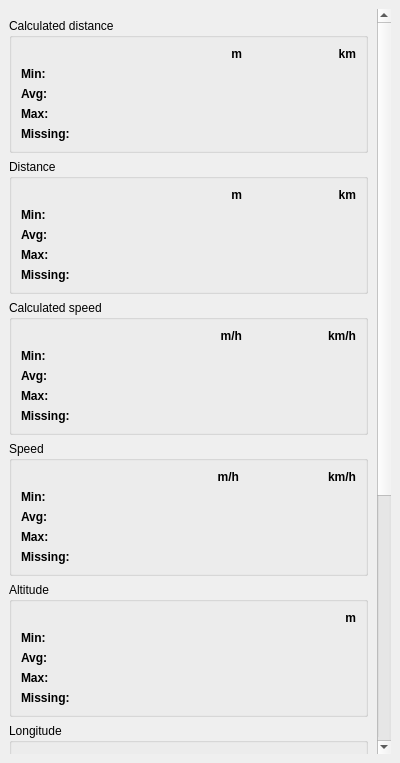
<?xml version="1.0" encoding="UTF-8"?>
<ui version="4.0">
 <class>DockWidget</class>
 <widget class="QDockWidget" name="DockWidget">
  <property name="geometry">
   <rect>
    <x>0</x>
    <y>0</y>
    <width>400</width>
    <height>763</height>
   </rect>
  </property>
  <property name="floating">
   <bool>false</bool>
  </property>
  <property name="features">
   <set>QDockWidget::DockWidgetClosable|QDockWidget::DockWidgetFloatable|QDockWidget::DockWidgetMovable</set>
  </property>
  <property name="allowedAreas">
   <set>Qt::LeftDockWidgetArea|Qt::RightDockWidgetArea</set>
  </property>
  <property name="windowTitle">
   <string>Statistics</string>
  </property>
  <widget class="QWidget" name="dockWidgetContents">
   <layout class="QVBoxLayout" name="verticalLayout">
    <item>
     <widget class="QScrollArea" name="scrollArea_2">
      <property name="frameShape">
       <enum>QFrame::NoFrame</enum>
      </property>
      <property name="frameShadow">
       <enum>QFrame::Plain</enum>
      </property>
      <property name="lineWidth">
       <number>0</number>
      </property>
      <property name="widgetResizable">
       <bool>true</bool>
      </property>
      <widget class="QWidget" name="scrollAreaWidgetContents_2">
       <property name="geometry">
        <rect>
         <x>0</x>
         <y>0</y>
         <width>365</width>
         <height>1171</height>
        </rect>
       </property>
       <layout class="QVBoxLayout" name="verticalLayout_7">
        <property name="leftMargin">
         <number>0</number>
        </property>
        <property name="topMargin">
         <number>9</number>
        </property>
        <property name="rightMargin">
         <number>9</number>
        </property>
        <property name="bottomMargin">
         <number>0</number>
        </property>
        <item>
         <widget class="QGroupBox" name="groupBox_27">
          <property name="title">
           <string>Calculated distance</string>
          </property>
          <layout class="QGridLayout" name="gridLayout_28">
           <item row="2" column="0">
            <widget class="QLabel" name="label_151">
             <property name="font">
              <font>
               <bold>true</bold>
              </font>
             </property>
             <property name="text">
              <string>Avg:</string>
             </property>
            </widget>
           </item>
           <item row="3" column="1">
            <widget class="QLabel" name="labelCalculatedDistanceMaxM">
             <property name="text">
              <string/>
             </property>
             <property name="alignment">
              <set>Qt::AlignRight|Qt::AlignTrailing|Qt::AlignVCenter</set>
             </property>
            </widget>
           </item>
           <item row="1" column="0">
            <widget class="QLabel" name="label_152">
             <property name="font">
              <font>
               <bold>true</bold>
              </font>
             </property>
             <property name="text">
              <string>Min:</string>
             </property>
            </widget>
           </item>
           <item row="3" column="0">
            <widget class="QLabel" name="label_153">
             <property name="font">
              <font>
               <bold>true</bold>
              </font>
             </property>
             <property name="text">
              <string>Max:</string>
             </property>
            </widget>
           </item>
           <item row="0" column="2">
            <widget class="QLabel" name="label_154">
             <property name="font">
              <font>
               <bold>true</bold>
              </font>
             </property>
             <property name="text">
              <string>km</string>
             </property>
             <property name="alignment">
              <set>Qt::AlignRight|Qt::AlignTrailing|Qt::AlignVCenter</set>
             </property>
            </widget>
           </item>
           <item row="0" column="1">
            <widget class="QLabel" name="label_155">
             <property name="font">
              <font>
               <bold>true</bold>
              </font>
             </property>
             <property name="text">
              <string>m</string>
             </property>
             <property name="alignment">
              <set>Qt::AlignRight|Qt::AlignTrailing|Qt::AlignVCenter</set>
             </property>
            </widget>
           </item>
           <item row="2" column="1">
            <widget class="QLabel" name="labelCalculatedDistanceAvgM">
             <property name="text">
              <string/>
             </property>
             <property name="alignment">
              <set>Qt::AlignRight|Qt::AlignTrailing|Qt::AlignVCenter</set>
             </property>
            </widget>
           </item>
           <item row="1" column="1">
            <widget class="QLabel" name="labelCalculatedDistanceMinM">
             <property name="text">
              <string/>
             </property>
             <property name="alignment">
              <set>Qt::AlignRight|Qt::AlignTrailing|Qt::AlignVCenter</set>
             </property>
            </widget>
           </item>
           <item row="2" column="2">
            <widget class="QLabel" name="labelCalculatedDistanceAvgKM">
             <property name="text">
              <string/>
             </property>
             <property name="alignment">
              <set>Qt::AlignRight|Qt::AlignTrailing|Qt::AlignVCenter</set>
             </property>
            </widget>
           </item>
           <item row="3" column="2">
            <widget class="QLabel" name="labelCalculatedDistanceMaxKM">
             <property name="text">
              <string/>
             </property>
             <property name="alignment">
              <set>Qt::AlignRight|Qt::AlignTrailing|Qt::AlignVCenter</set>
             </property>
            </widget>
           </item>
           <item row="1" column="2">
            <widget class="QLabel" name="labelCalculatedDistanceMinKM">
             <property name="text">
              <string/>
             </property>
             <property name="alignment">
              <set>Qt::AlignRight|Qt::AlignTrailing|Qt::AlignVCenter</set>
             </property>
            </widget>
           </item>
           <item row="4" column="0">
            <widget class="QLabel" name="label_156">
             <property name="font">
              <font>
               <bold>true</bold>
              </font>
             </property>
             <property name="text">
              <string>Missing:</string>
             </property>
            </widget>
           </item>
           <item row="4" column="1" colspan="2">
            <widget class="QLabel" name="labelCalculatedDistanceMissing">
             <property name="text">
              <string/>
             </property>
             <property name="alignment">
              <set>Qt::AlignRight|Qt::AlignTrailing|Qt::AlignVCenter</set>
             </property>
            </widget>
           </item>
          </layout>
         </widget>
        </item>
        <item>
         <widget class="QGroupBox" name="groupBox_26">
          <property name="title">
           <string>Distance</string>
          </property>
          <layout class="QGridLayout" name="gridLayout_27">
           <item row="0" column="1">
            <widget class="QLabel" name="label_145">
             <property name="font">
              <font>
               <bold>true</bold>
              </font>
             </property>
             <property name="text">
              <string>m</string>
             </property>
             <property name="alignment">
              <set>Qt::AlignRight|Qt::AlignTrailing|Qt::AlignVCenter</set>
             </property>
            </widget>
           </item>
           <item row="4" column="1" colspan="2">
            <widget class="QLabel" name="labelDistanceMissing">
             <property name="lineWidth">
              <number>2</number>
             </property>
             <property name="text">
              <string/>
             </property>
             <property name="alignment">
              <set>Qt::AlignRight|Qt::AlignTrailing|Qt::AlignVCenter</set>
             </property>
            </widget>
           </item>
           <item row="3" column="2">
            <widget class="QLabel" name="labelDistanceMaxKM">
             <property name="text">
              <string/>
             </property>
             <property name="alignment">
              <set>Qt::AlignRight|Qt::AlignTrailing|Qt::AlignVCenter</set>
             </property>
            </widget>
           </item>
           <item row="2" column="0">
            <widget class="QLabel" name="label_146">
             <property name="font">
              <font>
               <bold>true</bold>
              </font>
             </property>
             <property name="text">
              <string>Avg:</string>
             </property>
            </widget>
           </item>
           <item row="1" column="2">
            <widget class="QLabel" name="labelDistanceMinKM">
             <property name="text">
              <string/>
             </property>
             <property name="alignment">
              <set>Qt::AlignRight|Qt::AlignTrailing|Qt::AlignVCenter</set>
             </property>
            </widget>
           </item>
           <item row="2" column="1">
            <widget class="QLabel" name="labelDistanceAvgM">
             <property name="text">
              <string/>
             </property>
             <property name="alignment">
              <set>Qt::AlignRight|Qt::AlignTrailing|Qt::AlignVCenter</set>
             </property>
            </widget>
           </item>
           <item row="3" column="1">
            <widget class="QLabel" name="labelDistanceMaxM">
             <property name="text">
              <string/>
             </property>
             <property name="alignment">
              <set>Qt::AlignRight|Qt::AlignTrailing|Qt::AlignVCenter</set>
             </property>
            </widget>
           </item>
           <item row="1" column="0">
            <widget class="QLabel" name="label_147">
             <property name="font">
              <font>
               <bold>true</bold>
              </font>
             </property>
             <property name="text">
              <string>Min:</string>
             </property>
            </widget>
           </item>
           <item row="2" column="2">
            <widget class="QLabel" name="labelDistanceAvgKM">
             <property name="text">
              <string/>
             </property>
             <property name="alignment">
              <set>Qt::AlignRight|Qt::AlignTrailing|Qt::AlignVCenter</set>
             </property>
            </widget>
           </item>
           <item row="3" column="0">
            <widget class="QLabel" name="label_148">
             <property name="font">
              <font>
               <bold>true</bold>
              </font>
             </property>
             <property name="text">
              <string>Max:</string>
             </property>
            </widget>
           </item>
           <item row="0" column="2">
            <widget class="QLabel" name="label_149">
             <property name="font">
              <font>
               <bold>true</bold>
              </font>
             </property>
             <property name="text">
              <string>km</string>
             </property>
             <property name="alignment">
              <set>Qt::AlignRight|Qt::AlignTrailing|Qt::AlignVCenter</set>
             </property>
            </widget>
           </item>
           <item row="1" column="1">
            <widget class="QLabel" name="labelDistanceMinM">
             <property name="text">
              <string/>
             </property>
             <property name="alignment">
              <set>Qt::AlignRight|Qt::AlignTrailing|Qt::AlignVCenter</set>
             </property>
            </widget>
           </item>
           <item row="4" column="0">
            <widget class="QLabel" name="label_150">
             <property name="font">
              <font>
               <bold>true</bold>
              </font>
             </property>
             <property name="text">
              <string>Missing:</string>
             </property>
            </widget>
           </item>
          </layout>
         </widget>
        </item>
        <item>
         <widget class="QGroupBox" name="groupBox_25">
          <property name="title">
           <string>Calculated speed</string>
          </property>
          <layout class="QGridLayout" name="gridLayout_26">
           <item row="0" column="1">
            <widget class="QLabel" name="label_139">
             <property name="font">
              <font>
               <bold>true</bold>
              </font>
             </property>
             <property name="text">
              <string>m/h</string>
             </property>
             <property name="alignment">
              <set>Qt::AlignRight|Qt::AlignTrailing|Qt::AlignVCenter</set>
             </property>
            </widget>
           </item>
           <item row="3" column="0">
            <widget class="QLabel" name="label_140">
             <property name="font">
              <font>
               <bold>true</bold>
              </font>
             </property>
             <property name="text">
              <string>Max:</string>
             </property>
            </widget>
           </item>
           <item row="4" column="1" colspan="2">
            <widget class="QLabel" name="labelCalculatedSpeedMissing">
             <property name="text">
              <string/>
             </property>
             <property name="alignment">
              <set>Qt::AlignRight|Qt::AlignTrailing|Qt::AlignVCenter</set>
             </property>
            </widget>
           </item>
           <item row="3" column="2">
            <widget class="QLabel" name="labelCalculatedSpeedMaxKMPH">
             <property name="text">
              <string/>
             </property>
             <property name="alignment">
              <set>Qt::AlignRight|Qt::AlignTrailing|Qt::AlignVCenter</set>
             </property>
            </widget>
           </item>
           <item row="1" column="0">
            <widget class="QLabel" name="label_141">
             <property name="font">
              <font>
               <bold>true</bold>
              </font>
             </property>
             <property name="text">
              <string>Min:</string>
             </property>
            </widget>
           </item>
           <item row="0" column="2">
            <widget class="QLabel" name="label_142">
             <property name="font">
              <font>
               <bold>true</bold>
              </font>
             </property>
             <property name="text">
              <string>km/h</string>
             </property>
             <property name="alignment">
              <set>Qt::AlignRight|Qt::AlignTrailing|Qt::AlignVCenter</set>
             </property>
            </widget>
           </item>
           <item row="4" column="0">
            <widget class="QLabel" name="label_143">
             <property name="font">
              <font>
               <bold>true</bold>
              </font>
             </property>
             <property name="text">
              <string>Missing:</string>
             </property>
            </widget>
           </item>
           <item row="2" column="1">
            <widget class="QLabel" name="labelCalculatedSpeedAvgMPH">
             <property name="text">
              <string/>
             </property>
             <property name="alignment">
              <set>Qt::AlignRight|Qt::AlignTrailing|Qt::AlignVCenter</set>
             </property>
            </widget>
           </item>
           <item row="1" column="1">
            <widget class="QLabel" name="labelCalculatedSpeedMinMPH">
             <property name="text">
              <string/>
             </property>
             <property name="alignment">
              <set>Qt::AlignRight|Qt::AlignTrailing|Qt::AlignVCenter</set>
             </property>
            </widget>
           </item>
           <item row="1" column="2">
            <widget class="QLabel" name="labelCalculatedSpeedMinKMPH">
             <property name="text">
              <string/>
             </property>
             <property name="alignment">
              <set>Qt::AlignRight|Qt::AlignTrailing|Qt::AlignVCenter</set>
             </property>
            </widget>
           </item>
           <item row="2" column="2">
            <widget class="QLabel" name="labelCalculatedSpeedAvgKMPH">
             <property name="text">
              <string/>
             </property>
             <property name="alignment">
              <set>Qt::AlignRight|Qt::AlignTrailing|Qt::AlignVCenter</set>
             </property>
            </widget>
           </item>
           <item row="2" column="0">
            <widget class="QLabel" name="label_144">
             <property name="font">
              <font>
               <bold>true</bold>
              </font>
             </property>
             <property name="text">
              <string>Avg:</string>
             </property>
            </widget>
           </item>
           <item row="3" column="1">
            <widget class="QLabel" name="labelCalculatedSpeedMaxMPH">
             <property name="text">
              <string/>
             </property>
             <property name="alignment">
              <set>Qt::AlignRight|Qt::AlignTrailing|Qt::AlignVCenter</set>
             </property>
            </widget>
           </item>
          </layout>
         </widget>
        </item>
        <item>
         <widget class="QGroupBox" name="groupBox_24">
          <property name="font">
           <font>
            <bold>false</bold>
           </font>
          </property>
          <property name="title">
           <string>Speed</string>
          </property>
          <layout class="QGridLayout" name="gridLayout_25">
           <property name="horizontalSpacing">
            <number>15</number>
           </property>
           <item row="2" column="2">
            <widget class="QLabel" name="labelSpeedAvgKMPH">
             <property name="text">
              <string/>
             </property>
             <property name="alignment">
              <set>Qt::AlignRight|Qt::AlignTrailing|Qt::AlignVCenter</set>
             </property>
            </widget>
           </item>
           <item row="1" column="2">
            <widget class="QLabel" name="labelSpeedMinKMPH">
             <property name="text">
              <string/>
             </property>
             <property name="alignment">
              <set>Qt::AlignRight|Qt::AlignTrailing|Qt::AlignVCenter</set>
             </property>
            </widget>
           </item>
           <item row="0" column="1">
            <widget class="QLabel" name="label_133">
             <property name="font">
              <font>
               <bold>true</bold>
              </font>
             </property>
             <property name="text">
              <string>m/h</string>
             </property>
             <property name="alignment">
              <set>Qt::AlignRight|Qt::AlignTrailing|Qt::AlignVCenter</set>
             </property>
            </widget>
           </item>
           <item row="3" column="0">
            <widget class="QLabel" name="label_134">
             <property name="font">
              <font>
               <bold>true</bold>
              </font>
             </property>
             <property name="text">
              <string>Max:</string>
             </property>
            </widget>
           </item>
           <item row="3" column="2">
            <widget class="QLabel" name="labelSpeedMaxKMPH">
             <property name="text">
              <string/>
             </property>
             <property name="alignment">
              <set>Qt::AlignRight|Qt::AlignTrailing|Qt::AlignVCenter</set>
             </property>
            </widget>
           </item>
           <item row="2" column="1">
            <widget class="QLabel" name="labelSpeedAvgMPH">
             <property name="text">
              <string/>
             </property>
             <property name="alignment">
              <set>Qt::AlignRight|Qt::AlignTrailing|Qt::AlignVCenter</set>
             </property>
            </widget>
           </item>
           <item row="1" column="0">
            <widget class="QLabel" name="label_135">
             <property name="font">
              <font>
               <bold>true</bold>
              </font>
             </property>
             <property name="text">
              <string>Min:</string>
             </property>
            </widget>
           </item>
           <item row="3" column="1">
            <widget class="QLabel" name="labelSpeedMaxMPH">
             <property name="text">
              <string/>
             </property>
             <property name="alignment">
              <set>Qt::AlignRight|Qt::AlignTrailing|Qt::AlignVCenter</set>
             </property>
            </widget>
           </item>
           <item row="1" column="1">
            <widget class="QLabel" name="labelSpeedMinMPH">
             <property name="text">
              <string/>
             </property>
             <property name="alignment">
              <set>Qt::AlignRight|Qt::AlignTrailing|Qt::AlignVCenter</set>
             </property>
            </widget>
           </item>
           <item row="2" column="0">
            <widget class="QLabel" name="label_136">
             <property name="font">
              <font>
               <bold>true</bold>
              </font>
             </property>
             <property name="text">
              <string>Avg:</string>
             </property>
            </widget>
           </item>
           <item row="0" column="2">
            <widget class="QLabel" name="label_137">
             <property name="font">
              <font>
               <bold>true</bold>
              </font>
             </property>
             <property name="text">
              <string>km/h</string>
             </property>
             <property name="alignment">
              <set>Qt::AlignRight|Qt::AlignTrailing|Qt::AlignVCenter</set>
             </property>
            </widget>
           </item>
           <item row="4" column="0">
            <widget class="QLabel" name="label_138">
             <property name="font">
              <font>
               <bold>true</bold>
              </font>
             </property>
             <property name="text">
              <string>Missing:</string>
             </property>
            </widget>
           </item>
           <item row="4" column="1" colspan="2">
            <widget class="QLabel" name="labelSpeedMissing">
             <property name="text">
              <string/>
             </property>
             <property name="alignment">
              <set>Qt::AlignRight|Qt::AlignTrailing|Qt::AlignVCenter</set>
             </property>
            </widget>
           </item>
          </layout>
         </widget>
        </item>
        <item>
         <widget class="QGroupBox" name="groupBox_23">
          <property name="title">
           <string>Altitude</string>
          </property>
          <layout class="QGridLayout" name="gridLayout_24">
           <item row="2" column="0">
            <widget class="QLabel" name="label_127">
             <property name="font">
              <font>
               <bold>true</bold>
              </font>
             </property>
             <property name="text">
              <string>Avg:</string>
             </property>
            </widget>
           </item>
           <item row="0" column="0">
            <widget class="QLabel" name="label_128">
             <property name="text">
              <string/>
             </property>
            </widget>
           </item>
           <item row="1" column="1">
            <widget class="QLabel" name="labelAltitudeMin">
             <property name="text">
              <string/>
             </property>
             <property name="alignment">
              <set>Qt::AlignRight|Qt::AlignTrailing|Qt::AlignVCenter</set>
             </property>
            </widget>
           </item>
           <item row="3" column="1">
            <widget class="QLabel" name="labelAltitudeMax">
             <property name="text">
              <string/>
             </property>
             <property name="alignment">
              <set>Qt::AlignRight|Qt::AlignTrailing|Qt::AlignVCenter</set>
             </property>
            </widget>
           </item>
           <item row="1" column="0">
            <widget class="QLabel" name="label_129">
             <property name="font">
              <font>
               <bold>true</bold>
              </font>
             </property>
             <property name="text">
              <string>Min:</string>
             </property>
            </widget>
           </item>
           <item row="2" column="1">
            <widget class="QLabel" name="labelAltitudeAvg">
             <property name="text">
              <string/>
             </property>
             <property name="alignment">
              <set>Qt::AlignRight|Qt::AlignTrailing|Qt::AlignVCenter</set>
             </property>
            </widget>
           </item>
           <item row="0" column="1">
            <widget class="QLabel" name="label_130">
             <property name="font">
              <font>
               <bold>true</bold>
              </font>
             </property>
             <property name="text">
              <string>m</string>
             </property>
             <property name="alignment">
              <set>Qt::AlignRight|Qt::AlignTrailing|Qt::AlignVCenter</set>
             </property>
            </widget>
           </item>
           <item row="3" column="0">
            <widget class="QLabel" name="label_131">
             <property name="font">
              <font>
               <bold>true</bold>
              </font>
             </property>
             <property name="text">
              <string>Max:</string>
             </property>
            </widget>
           </item>
           <item row="4" column="0">
            <widget class="QLabel" name="label_132">
             <property name="font">
              <font>
               <bold>true</bold>
              </font>
             </property>
             <property name="text">
              <string>Missing:</string>
             </property>
            </widget>
           </item>
           <item row="4" column="1">
            <widget class="QLabel" name="labelAltitudeMissing">
             <property name="text">
              <string/>
             </property>
             <property name="alignment">
              <set>Qt::AlignRight|Qt::AlignTrailing|Qt::AlignVCenter</set>
             </property>
            </widget>
           </item>
          </layout>
         </widget>
        </item>
        <item>
         <widget class="QGroupBox" name="groupBox_22">
          <property name="title">
           <string>Longitude</string>
          </property>
          <layout class="QGridLayout" name="gridLayout_23">
           <item row="2" column="0">
            <widget class="QLabel" name="label_121">
             <property name="font">
              <font>
               <bold>true</bold>
              </font>
             </property>
             <property name="text">
              <string>Avg:</string>
             </property>
            </widget>
           </item>
           <item row="0" column="0">
            <widget class="QLabel" name="label_122">
             <property name="text">
              <string/>
             </property>
            </widget>
           </item>
           <item row="1" column="1">
            <widget class="QLabel" name="labelLongitudeMin">
             <property name="text">
              <string/>
             </property>
             <property name="alignment">
              <set>Qt::AlignRight|Qt::AlignTrailing|Qt::AlignVCenter</set>
             </property>
            </widget>
           </item>
           <item row="3" column="1">
            <widget class="QLabel" name="labelLongitudeMax">
             <property name="text">
              <string/>
             </property>
             <property name="alignment">
              <set>Qt::AlignRight|Qt::AlignTrailing|Qt::AlignVCenter</set>
             </property>
            </widget>
           </item>
           <item row="1" column="0">
            <widget class="QLabel" name="label_123">
             <property name="font">
              <font>
               <bold>true</bold>
              </font>
             </property>
             <property name="text">
              <string>Min:</string>
             </property>
            </widget>
           </item>
           <item row="2" column="1">
            <widget class="QLabel" name="labelLongitudeAvg">
             <property name="text">
              <string/>
             </property>
             <property name="alignment">
              <set>Qt::AlignRight|Qt::AlignTrailing|Qt::AlignVCenter</set>
             </property>
            </widget>
           </item>
           <item row="0" column="1">
            <widget class="QLabel" name="label_124">
             <property name="font">
              <font>
               <bold>true</bold>
              </font>
             </property>
             <property name="text">
              <string>degree</string>
             </property>
             <property name="alignment">
              <set>Qt::AlignRight|Qt::AlignTrailing|Qt::AlignVCenter</set>
             </property>
            </widget>
           </item>
           <item row="3" column="0">
            <widget class="QLabel" name="label_125">
             <property name="font">
              <font>
               <bold>true</bold>
              </font>
             </property>
             <property name="text">
              <string>Max:</string>
             </property>
            </widget>
           </item>
           <item row="4" column="0">
            <widget class="QLabel" name="label_126">
             <property name="font">
              <font>
               <bold>true</bold>
              </font>
             </property>
             <property name="text">
              <string>Missing:</string>
             </property>
            </widget>
           </item>
           <item row="4" column="1">
            <widget class="QLabel" name="labelLongitudeMissing">
             <property name="text">
              <string/>
             </property>
             <property name="alignment">
              <set>Qt::AlignRight|Qt::AlignTrailing|Qt::AlignVCenter</set>
             </property>
            </widget>
           </item>
          </layout>
         </widget>
        </item>
        <item>
         <widget class="QGroupBox" name="groupBox_21">
          <property name="title">
           <string>Latitude</string>
          </property>
          <layout class="QGridLayout" name="gridLayout_22">
           <item row="2" column="0">
            <widget class="QLabel" name="label_115">
             <property name="font">
              <font>
               <bold>true</bold>
              </font>
             </property>
             <property name="text">
              <string>Avg:</string>
             </property>
            </widget>
           </item>
           <item row="0" column="0">
            <widget class="QLabel" name="label_116">
             <property name="text">
              <string/>
             </property>
            </widget>
           </item>
           <item row="1" column="1">
            <widget class="QLabel" name="labelLatitudeMin">
             <property name="text">
              <string/>
             </property>
             <property name="alignment">
              <set>Qt::AlignRight|Qt::AlignTrailing|Qt::AlignVCenter</set>
             </property>
            </widget>
           </item>
           <item row="3" column="1">
            <widget class="QLabel" name="labelLatitudeMax">
             <property name="text">
              <string/>
             </property>
             <property name="alignment">
              <set>Qt::AlignRight|Qt::AlignTrailing|Qt::AlignVCenter</set>
             </property>
            </widget>
           </item>
           <item row="1" column="0">
            <widget class="QLabel" name="label_117">
             <property name="font">
              <font>
               <bold>true</bold>
              </font>
             </property>
             <property name="text">
              <string>Min:</string>
             </property>
            </widget>
           </item>
           <item row="2" column="1">
            <widget class="QLabel" name="labelLatitudeAvg">
             <property name="text">
              <string/>
             </property>
             <property name="alignment">
              <set>Qt::AlignRight|Qt::AlignTrailing|Qt::AlignVCenter</set>
             </property>
            </widget>
           </item>
           <item row="0" column="1">
            <widget class="QLabel" name="label_118">
             <property name="font">
              <font>
               <bold>true</bold>
              </font>
             </property>
             <property name="text">
              <string>degree</string>
             </property>
             <property name="alignment">
              <set>Qt::AlignRight|Qt::AlignTrailing|Qt::AlignVCenter</set>
             </property>
            </widget>
           </item>
           <item row="3" column="0">
            <widget class="QLabel" name="label_119">
             <property name="font">
              <font>
               <bold>true</bold>
              </font>
             </property>
             <property name="text">
              <string>Max:</string>
             </property>
            </widget>
           </item>
           <item row="4" column="0">
            <widget class="QLabel" name="label_120">
             <property name="font">
              <font>
               <bold>true</bold>
              </font>
             </property>
             <property name="text">
              <string>Missing:</string>
             </property>
            </widget>
           </item>
           <item row="4" column="1">
            <widget class="QLabel" name="labelLatitudeMissing">
             <property name="text">
              <string/>
             </property>
             <property name="alignment">
              <set>Qt::AlignRight|Qt::AlignTrailing|Qt::AlignVCenter</set>
             </property>
            </widget>
           </item>
          </layout>
         </widget>
        </item>
        <item>
         <widget class="QGroupBox" name="groupBox_20">
          <property name="title">
           <string>Hart rate</string>
          </property>
          <layout class="QGridLayout" name="gridLayout_21">
           <item row="2" column="0">
            <widget class="QLabel" name="label_109">
             <property name="font">
              <font>
               <bold>true</bold>
              </font>
             </property>
             <property name="text">
              <string>Avg:</string>
             </property>
            </widget>
           </item>
           <item row="0" column="0">
            <widget class="QLabel" name="label_110">
             <property name="text">
              <string/>
             </property>
            </widget>
           </item>
           <item row="1" column="1">
            <widget class="QLabel" name="labelHartRateMin">
             <property name="text">
              <string/>
             </property>
             <property name="alignment">
              <set>Qt::AlignRight|Qt::AlignTrailing|Qt::AlignVCenter</set>
             </property>
            </widget>
           </item>
           <item row="3" column="1">
            <widget class="QLabel" name="labelHartRateMax">
             <property name="text">
              <string/>
             </property>
             <property name="alignment">
              <set>Qt::AlignRight|Qt::AlignTrailing|Qt::AlignVCenter</set>
             </property>
            </widget>
           </item>
           <item row="1" column="0">
            <widget class="QLabel" name="label_111">
             <property name="font">
              <font>
               <bold>true</bold>
              </font>
             </property>
             <property name="text">
              <string>Min:</string>
             </property>
            </widget>
           </item>
           <item row="2" column="1">
            <widget class="QLabel" name="labelHartRateAvg">
             <property name="text">
              <string/>
             </property>
             <property name="alignment">
              <set>Qt::AlignRight|Qt::AlignTrailing|Qt::AlignVCenter</set>
             </property>
            </widget>
           </item>
           <item row="0" column="1">
            <widget class="QLabel" name="label_112">
             <property name="font">
              <font>
               <bold>true</bold>
              </font>
             </property>
             <property name="text">
              <string>bpm</string>
             </property>
             <property name="alignment">
              <set>Qt::AlignRight|Qt::AlignTrailing|Qt::AlignVCenter</set>
             </property>
            </widget>
           </item>
           <item row="3" column="0">
            <widget class="QLabel" name="label_113">
             <property name="font">
              <font>
               <bold>true</bold>
              </font>
             </property>
             <property name="text">
              <string>Max:</string>
             </property>
            </widget>
           </item>
           <item row="4" column="0">
            <widget class="QLabel" name="label_114">
             <property name="font">
              <font>
               <bold>true</bold>
              </font>
             </property>
             <property name="text">
              <string>Missing:</string>
             </property>
            </widget>
           </item>
           <item row="4" column="1">
            <widget class="QLabel" name="labelHartRateMissing">
             <property name="text">
              <string/>
             </property>
             <property name="alignment">
              <set>Qt::AlignRight|Qt::AlignTrailing|Qt::AlignVCenter</set>
             </property>
            </widget>
           </item>
          </layout>
         </widget>
        </item>
       </layout>
      </widget>
     </widget>
    </item>
   </layout>
  </widget>
 </widget>
 <resources/>
 <connections/>
</ui>
